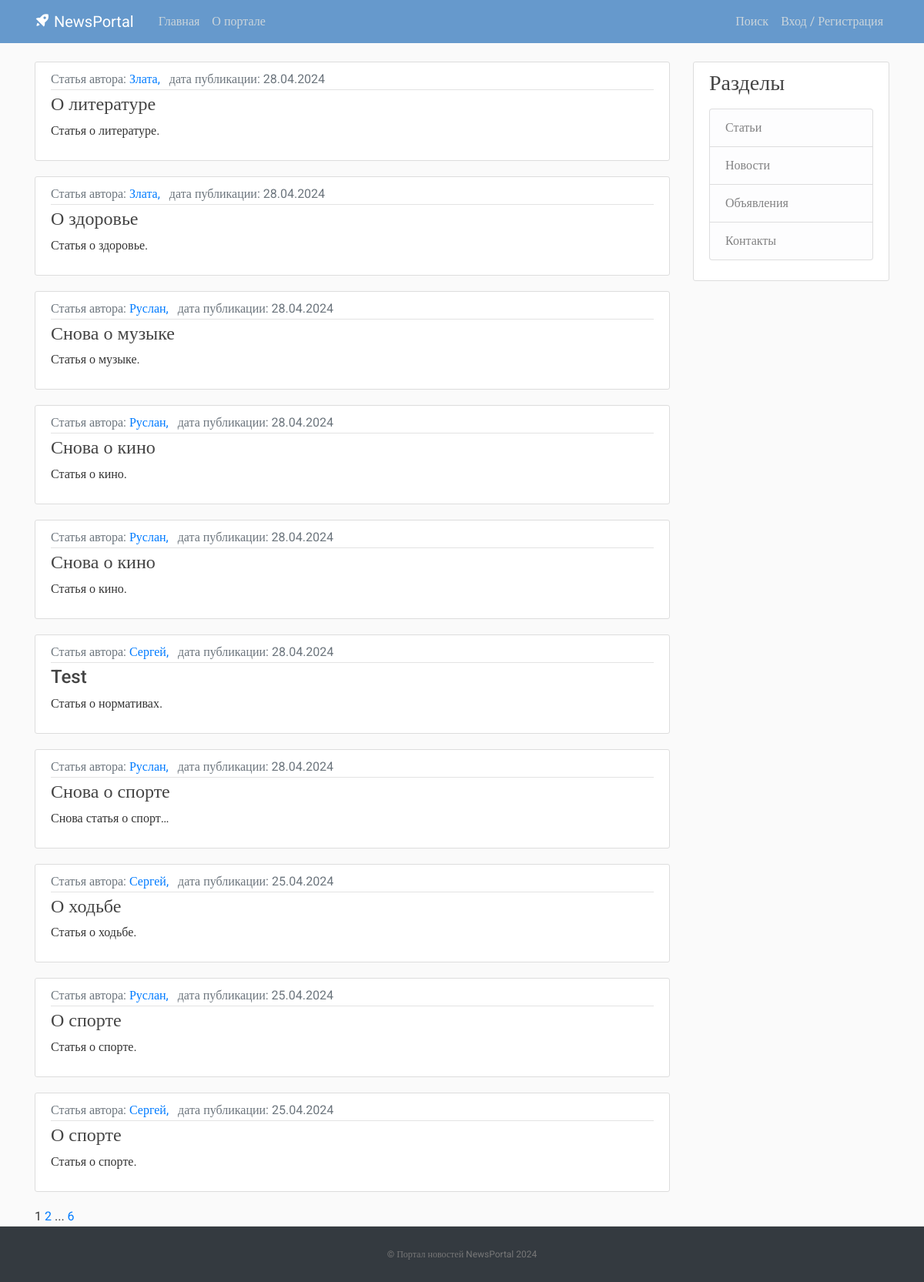
The app's page /article/ with its own data.
### post/models.py (models this page shows, shortened)
class Post(models.Model):
    NEWS = 'NW'
    ARTICLE = 'AR'
    NOTIFICATION = 'NT'
    CATEGORY_CHOICES = (
        (NEWS, 'Новость'),
        (ARTICLE, 'Статья'),
        (NOTIFICATION, 'Объявление'),
    )
    categoryType = models.CharField(max_length=2, choices=CATEGORY_CHOICES, default=ARTICLE, verbose_name='Тип публикации')
    dateCreation = models.DateTimeField(default=timezone.now, verbose_name='Дата и время создания публикации')
    title = models.CharField(max_length=128, verbose_name='Заголовок публикации')
    text = models.TextField(verbose_name='Текст публикации')
    rating = models.SmallIntegerField(default=0, verbose_name='Рейтинг публикации')
    author = models.ForeignKey(Author, on_delete=models.CASCADE, verbose_name='Автор публикации')
    category = models.ManyToManyField(Category, verbose_name='Категория публикации')
    def get_absolute_url(self):
        return reverse('post_detail', args=[str(self.id)])
    class Meta:
        ordering = ['-dateCreation',]
        verbose_name = 'Публикация'
        verbose_name_plural = 'Публикации'

class Author(models.Model):
    authorUser = models.OneToOneField(User, unique=True, on_delete=models.CASCADE)
    ratingAuthor = models.SmallIntegerField(default=0)
    def __str__(self):
        return self.authorUser.username
    class Meta:
        verbose_name = 'Автор'
        verbose_name_plural = 'Авторы'

### post/views.py (the view)
# urls.py: path('article/', ArticleList.as_view(), name='list_article'),
class ArticleList(ListView):
    model = Post
    ordering = '-dateCreation'
    template_name = 'post/list_article.html'
    context_object_name = 'articlelist'
    paginate_by = 10

### post/templatetags/custom_tags.py (called while the page is built)
@register.simple_tag(takes_context=True)
def url_replace(context, **kwargs):
   d = context['request'].GET.copy()
   for k, v in kwargs.items():
       d[k] = v
   return d.urlencode()

### templates/post/list_article.html (shortened to what this page needs)
{% extends "flatpages/default.html" %}
{% load censor %}
{% load custom_tags %}
{% block content %}
    {% for post in articlelist %}
        {% if post.categoryType == 'AR' %}
        <article class="media content-section">
          <div class="media-body">
            <div class="article-metadata">
                <a class="text-muted"> {{ post.get_categoryType_display }} автора: </a>
                <a class="mr-2" href="#"> {{ post.author }}, </a>
                <a class="text-muted">дата публикации: {{ post.dateCreation|date:"d.m.Y" }}</a>
            </div>
              <h4><a class="article-title" href="{{ post.get_absolute_url }}">{{ post.title|censor_w }}</a></h4>
              <p class="article-content">{{ post.text|truncatechars:21|censor_w }}</p>
          </div>
        </article>
        {% endif %}
    {% endfor %}
   {{ page_obj.number }}
   {% if page_obj.has_next %}
       <a href="?{% url_replace page=page_obj.next_page_number %}">{{ page_obj.next_page_number }}</a>
       {% if paginator.num_pages != page_obj.next_page_number %}
           ...
           <a href="?{% url_replace page=page_obj.paginator.num_pages %}">{{ page_obj.paginator.num_pages }}</a>
       {% endif %}
   {% endif %}
{% endblock content %}

### static/css/main.css (style rules this page uses)
body, html { width:100%; height:100% }
body { margin:0; padding:0; background: #fafafa; color: #333333; margin-top: 5rem; font-family:Roboto; }
h1, h2, h3, h4, h5, h6 { color: #444444; }
.content-section { background: #ffffff; padding: 10px 20px; border: 1px solid #dddddd; border-radius: 3px; margin-bottom: 20px; }
.article-title { color: #444444; }
.article-content { white-space: pre-line; }
.article-metadata { padding-bottom: 1px; margin-bottom: 4px; border-bottom: 1px solid #e3e3e3 }

### records on screen
Post: categoryType "Статья", author "Злата", dateCreation "28.04.2024", title|censor_w "О литературе", text|censor_w "Статья о литературе."
Post: categoryType "Статья", author "Злата", dateCreation "28.04.2024", title|censor_w "О здоровье", text|censor_w "Статья о здоровье."
Post: categoryType "Статья", author "Руслан", dateCreation "28.04.2024", title|censor_w "Снова о музыке", text|censor_w "Статья о музыке."
Post: categoryType "Статья", author "Руслан", dateCreation "28.04.2024", title|censor_w "Снова о кино", text|censor_w "Статья о кино."
Post: categoryType "Статья", author "Руслан", dateCreation "28.04.2024", title|censor_w "Снова о кино", text|censor_w "Статья о кино."
Post: categoryType "Статья", author "Сергей", dateCreation "28.04.2024", title|censor_w "Test", text|censor_w "Статья о нормативах."
Post: categoryType "Статья", author "Руслан", dateCreation "28.04.2024", title|censor_w "Снова о спорте", text|censor_w "Снова статья о спорт…"
Post: categoryType "Статья", author "Сергей", dateCreation "25.04.2024", title|censor_w "О ходьбе", text|censor_w "Статья о ходьбе."
Post: categoryType "Статья", author "Руслан", dateCreation "25.04.2024", title|censor_w "О спорте", text|censor_w "Статья о спорте."
Post: categoryType "Статья", author "Сергей", dateCreation "25.04.2024", title|censor_w "О спорте", text|censor_w "Статья о спорте."

### other values on screen
{{ page_obj.number }} "1"
{{ page_obj.next_page_number }} "2"
{{ page_obj.paginator.num_pages }} "6"
